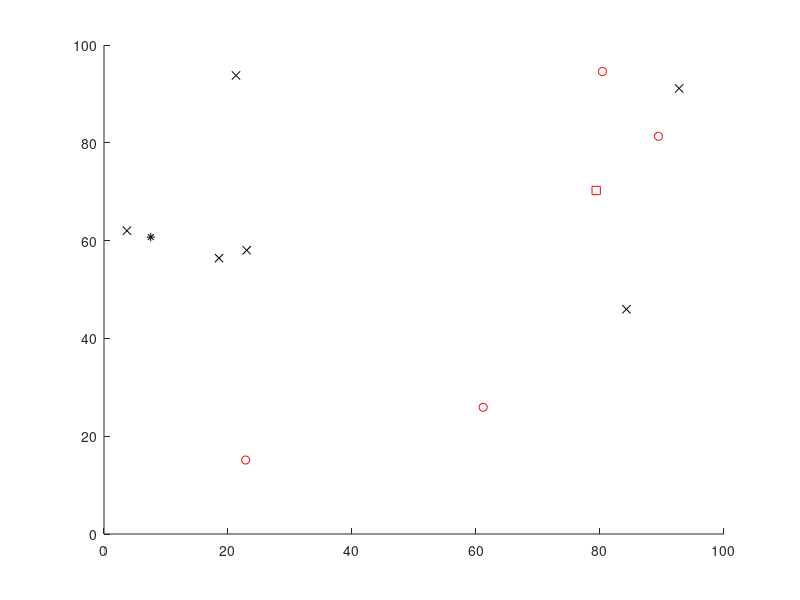

Write MATLAB code to recreate this figure.
%A.3.1 First method - Time constant adaptation
% single_syn_5a - classification with SNN
% It's equivalent to simple synapses. It transforms multiple synapses
% in to simples.
% Usa o resultado de cl_spk_5a.m com 16
% neuronios de entrada e cinco de saida.
%

% Each group has 12 points.
%
% Classes (output): 5
% Codification: Fixed receptive fields
% Number of receptive fields : 1
% Type of synapses : simples
% Delays: Constant of time EPSP
%
%-------------------------------------------------------------------------
% Input
clear all;
%load('single_syn.mat'); % carrega vetores de pesos w
% Em single_syn.mat estao:
% aux1 = Analog inputs
% aus = Coded Analog inputs
% dx = Values of tau ( time EPSP )
% wx = Weights ( max time of EPSP )
% epsp = .
%-------------------------------------------------------------------------
% Initial parameters

a = 0;
b = 100;

dx = [(b-a).*rand(1,1) + a,(b-a).*rand(1,1) + a,(b-a).*rand(1,1) + a,(b-a).*rand(1,1) + a,(b-a).*rand(1,1) + a;
       (b-a).*rand(1,1) + a,(b-a).*rand(1,1) + a,(b-a).*rand(1,1) + a,(b-a).*rand(1,1) + a,(b-a).*rand(1,1) + a;
       (b-a).*rand(1,1) + a,(b-a).*rand(1,1) + a,(b-a).*rand(1,1) + a,(b-a).*rand(1,1) + a,(b-a).*rand(1,1) + a;
       (b-a).*rand(1,1) + a,(b-a).*rand(1,1) + a,(b-a).*rand(1,1) + a,(b-a).*rand(1,1) + a,(b-a).*rand(1,1) + a;
       (b-a).*rand(1,1) + a,(b-a).*rand(1,1) + a,(b-a).*rand(1,1) + a,(b-a).*rand(1,1) + a,(b-a).*rand(1,1) + a;
       (b-a).*rand(1,1) + a,(b-a).*rand(1,1) + a,(b-a).*rand(1,1) + a,(b-a).*rand(1,1) + a,(b-a).*rand(1,1) + a;
       (b-a).*rand(1,1) + a,(b-a).*rand(1,1) + a,(b-a).*rand(1,1) + a,(b-a).*rand(1,1) + a,(b-a).*rand(1,1) + a;
       (b-a).*rand(1,1) + a,(b-a).*rand(1,1) + a,(b-a).*rand(1,1) + a,(b-a).*rand(1,1) + a,(b-a).*rand(1,1) + a;
       (b-a).*rand(1,1) + a,(b-a).*rand(1,1) + a,(b-a).*rand(1,1) + a,(b-a).*rand(1,1) + a,(b-a).*rand(1,1) + a;
       (b-a).*rand(1,1) + a,(b-a).*rand(1,1) + a,(b-a).*rand(1,1) + a,(b-a).*rand(1,1) + a,(b-a).*rand(1,1) + a;
       (b-a).*rand(1,1) + a,(b-a).*rand(1,1) + a,(b-a).*rand(1,1) + a,(b-a).*rand(1,1) + a,(b-a).*rand(1,1) + a;
       (b-a).*rand(1,1) + a,(b-a).*rand(1,1) + a,(b-a).*rand(1,1) + a,(b-a).*rand(1,1) + a,(b-a).*rand(1,1) + a;]

aus = [(b-a).*rand(1,1) + a,(b-a).*rand(1,1) + a,(b-a).*rand(1,1) + a,(b-a).*rand(1,1) + a,(b-a).*rand(1,1) + a;
       (b-a).*rand(1,1) + a,(b-a).*rand(1,1) + a,(b-a).*rand(1,1) + a,(b-a).*rand(1,1) + a,(b-a).*rand(1,1) + a;
       (b-a).*rand(1,1) + a,(b-a).*rand(1,1) + a,(b-a).*rand(1,1) + a,(b-a).*rand(1,1) + a,(b-a).*rand(1,1) + a;
       (b-a).*rand(1,1) + a,(b-a).*rand(1,1) + a,(b-a).*rand(1,1) + a,(b-a).*rand(1,1) + a,(b-a).*rand(1,1) + a;
       (b-a).*rand(1,1) + a,(b-a).*rand(1,1) + a,(b-a).*rand(1,1) + a,(b-a).*rand(1,1) + a,(b-a).*rand(1,1) + a;
       (b-a).*rand(1,1) + a,(b-a).*rand(1,1) + a,(b-a).*rand(1,1) + a,(b-a).*rand(1,1) + a,(b-a).*rand(1,1) + a;
       (b-a).*rand(1,1) + a,(b-a).*rand(1,1) + a,(b-a).*rand(1,1) + a,(b-a).*rand(1,1) + a,(b-a).*rand(1,1) + a;
       (b-a).*rand(1,1) + a,(b-a).*rand(1,1) + a,(b-a).*rand(1,1) + a,(b-a).*rand(1,1) + a,(b-a).*rand(1,1) + a;
       (b-a).*rand(1,1) + a,(b-a).*rand(1,1) + a,(b-a).*rand(1,1) + a,(b-a).*rand(1,1) + a,(b-a).*rand(1,1) + a;
       (b-a).*rand(1,1) + a,(b-a).*rand(1,1) + a,(b-a).*rand(1,1) + a,(b-a).*rand(1,1) + a,(b-a).*rand(1,1) + a;
       (b-a).*rand(1,1) + a,(b-a).*rand(1,1) + a,(b-a).*rand(1,1) + a,(b-a).*rand(1,1) + a,(b-a).*rand(1,1) + a;
       (b-a).*rand(1,1) + a,(b-a).*rand(1,1) + a,(b-a).*rand(1,1) + a,(b-a).*rand(1,1) + a,(b-a).*rand(1,1) + a;]  

 aux1 = [(b-a).*rand(1,1) + a,(b-a).*rand(1,1) + a,(b-a).*rand(1,1) + a,(b-a).*rand(1,1) + a,(b-a).*rand(1,1) + a;
       (b-a).*rand(1,1) + a,(b-a).*rand(1,1) + a,(b-a).*rand(1,1) + a,(b-a).*rand(1,1) + a,(b-a).*rand(1,1) + a;
       (b-a).*rand(1,1) + a,(b-a).*rand(1,1) + a,(b-a).*rand(1,1) + a,(b-a).*rand(1,1) + a,(b-a).*rand(1,1) + a;
       (b-a).*rand(1,1) + a,(b-a).*rand(1,1) + a,(b-a).*rand(1,1) + a,(b-a).*rand(1,1) + a,(b-a).*rand(1,1) + a;
       (b-a).*rand(1,1) + a,(b-a).*rand(1,1) + a,(b-a).*rand(1,1) + a,(b-a).*rand(1,1) + a,(b-a).*rand(1,1) + a;
       (b-a).*rand(1,1) + a,(b-a).*rand(1,1) + a,(b-a).*rand(1,1) + a,(b-a).*rand(1,1) + a,(b-a).*rand(1,1) + a;
       (b-a).*rand(1,1) + a,(b-a).*rand(1,1) + a,(b-a).*rand(1,1) + a,(b-a).*rand(1,1) + a,(b-a).*rand(1,1) + a;
       (b-a).*rand(1,1) + a,(b-a).*rand(1,1) + a,(b-a).*rand(1,1) + a,(b-a).*rand(1,1) + a,(b-a).*rand(1,1) + a;
       (b-a).*rand(1,1) + a,(b-a).*rand(1,1) + a,(b-a).*rand(1,1) + a,(b-a).*rand(1,1) + a,(b-a).*rand(1,1) + a;
       (b-a).*rand(1,1) + a,(b-a).*rand(1,1) + a,(b-a).*rand(1,1) + a,(b-a).*rand(1,1) + a,(b-a).*rand(1,1) + a;
       (b-a).*rand(1,1) + a,(b-a).*rand(1,1) + a,(b-a).*rand(1,1) + a,(b-a).*rand(1,1) + a,(b-a).*rand(1,1) + a;
       (b-a).*rand(1,1) + a,(b-a).*rand(1,1) + a,(b-a).*rand(1,1) + a,(b-a).*rand(1,1) + a,(b-a).*rand(1,1) + a;]    
   
   
wx = [(b-a).*rand(1,1) + a,(b-a).*rand(1,1) + a,(b-a).*rand(1,1) + a,(b-a).*rand(1,1) + a,(b-a).*rand(1,1) + a;
       (b-a).*rand(1,1) + a,(b-a).*rand(1,1) + a,(b-a).*rand(1,1) + a,(b-a).*rand(1,1) + a,(b-a).*rand(1,1) + a;
       (b-a).*rand(1,1) + a,(b-a).*rand(1,1) + a,(b-a).*rand(1,1) + a,(b-a).*rand(1,1) + a,(b-a).*rand(1,1) + a;
       (b-a).*rand(1,1) + a,(b-a).*rand(1,1) + a,(b-a).*rand(1,1) + a,(b-a).*rand(1,1) + a,(b-a).*rand(1,1) + a;
       (b-a).*rand(1,1) + a,(b-a).*rand(1,1) + a,(b-a).*rand(1,1) + a,(b-a).*rand(1,1) + a,(b-a).*rand(1,1) + a;
       (b-a).*rand(1,1) + a,(b-a).*rand(1,1) + a,(b-a).*rand(1,1) + a,(b-a).*rand(1,1) + a,(b-a).*rand(1,1) + a;
       (b-a).*rand(1,1) + a,(b-a).*rand(1,1) + a,(b-a).*rand(1,1) + a,(b-a).*rand(1,1) + a,(b-a).*rand(1,1) + a;
       (b-a).*rand(1,1) + a,(b-a).*rand(1,1) + a,(b-a).*rand(1,1) + a,(b-a).*rand(1,1) + a,(b-a).*rand(1,1) + a;
       (b-a).*rand(1,1) + a,(b-a).*rand(1,1) + a,(b-a).*rand(1,1) + a,(b-a).*rand(1,1) + a,(b-a).*rand(1,1) + a;
       (b-a).*rand(1,1) + a,(b-a).*rand(1,1) + a,(b-a).*rand(1,1) + a,(b-a).*rand(1,1) + a,(b-a).*rand(1,1) + a;
       (b-a).*rand(1,1) + a,(b-a).*rand(1,1) + a,(b-a).*rand(1,1) + a,(b-a).*rand(1,1) + a,(b-a).*rand(1,1) + a;
       (b-a).*rand(1,1) + a,(b-a).*rand(1,1) + a,(b-a).*rand(1,1) + a,(b-a).*rand(1,1) + a,(b-a).*rand(1,1) + a;]      
   
[in_neu out_neu]=size(dx); % number of inputs and outputs
conj=size(aus,1); % number of groups to classify
rho=0.1; % time resolution
teta=12;
tmax=30;
%-------------------------------------------------------------------------
% Classification starts
class=zeros(1,conj); % new table of classes
for n=1:conj
    in=aus(n,:);
    ndx=find(in~=-1); % fired neurons
    tam=size(ndx,2);
    t=0; % 
    neu=0;
    % h=figure; hold on;
    while neu==0 & t<=tmax
        out=zeros(1,out_neu);
        for j=1:out_neu % for each output
            for i=1:tam
                if wx(ndx(i),j)==0 | dx(ndx(i),j)==0
                    sai=0;
                else
                    dt=(t-in(ndx(i)))/dx(ndx(i),j);
                    sai=wx(ndx(i),j)*dt*exp(1-dt);
                    if sai<0
                        sai=0;
                    end
                end
                out(j)=out(j)+sai;
            end
            % plot(t,out(j),t,teta);
        end
        if max(out)>=teta
            neu=find(out==max(out));
            inst=t;
        end
        t=t+rho;
    end
    % pause; close(h);
    if size(neu,2)>1 % equals...
        neu=0; % class = 0
    end
    class(n)=neu; % saves a class
end
%-------------------------------------------------------------------------
% Plotting result and testing
ptos={'.b' '*k' 'or' '+b' 'xk' 'sr' 'db'...
    '.k' '*r' 'ob' '+k' 'xr' 'sb' 'dk'...
    '.r' '*b' 'ok' '+r' 'xb' 'sk' 'dr'};
figure; hold on;
for i=1:out_neu
    a=find(class==i);
    for n=1:size(a,2)
        plot(aux1(a(n),1),aux1(a(n),2),char(ptos(i)));
    end
end
a=find(class==0);
for n=1:size(a,2)
    plot(aux1(a(n),1),aux1(a(n),2),char(ptos(out_neu+1)));
end